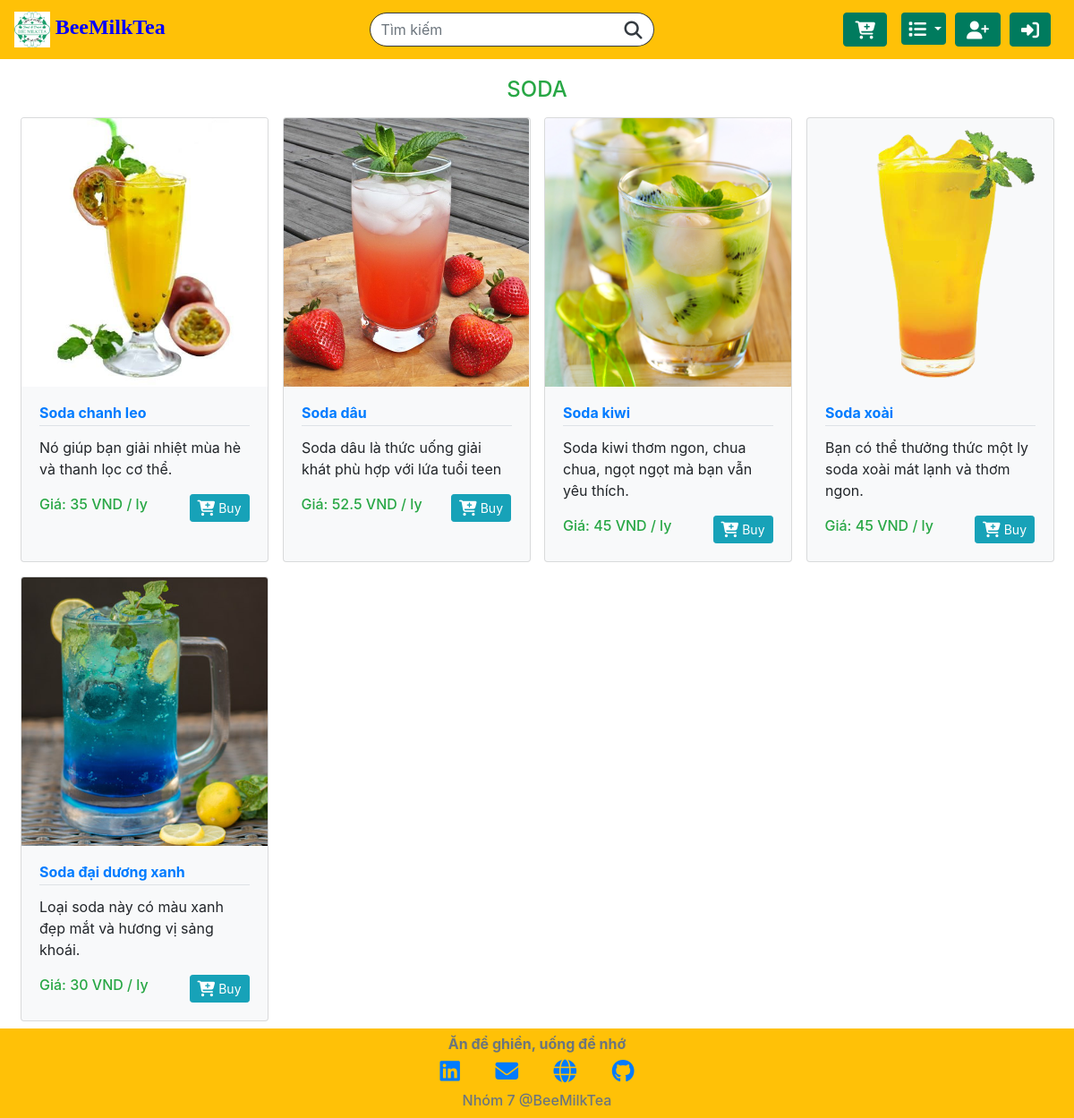
/category/SODA, run on an earlier commit of the app's database.
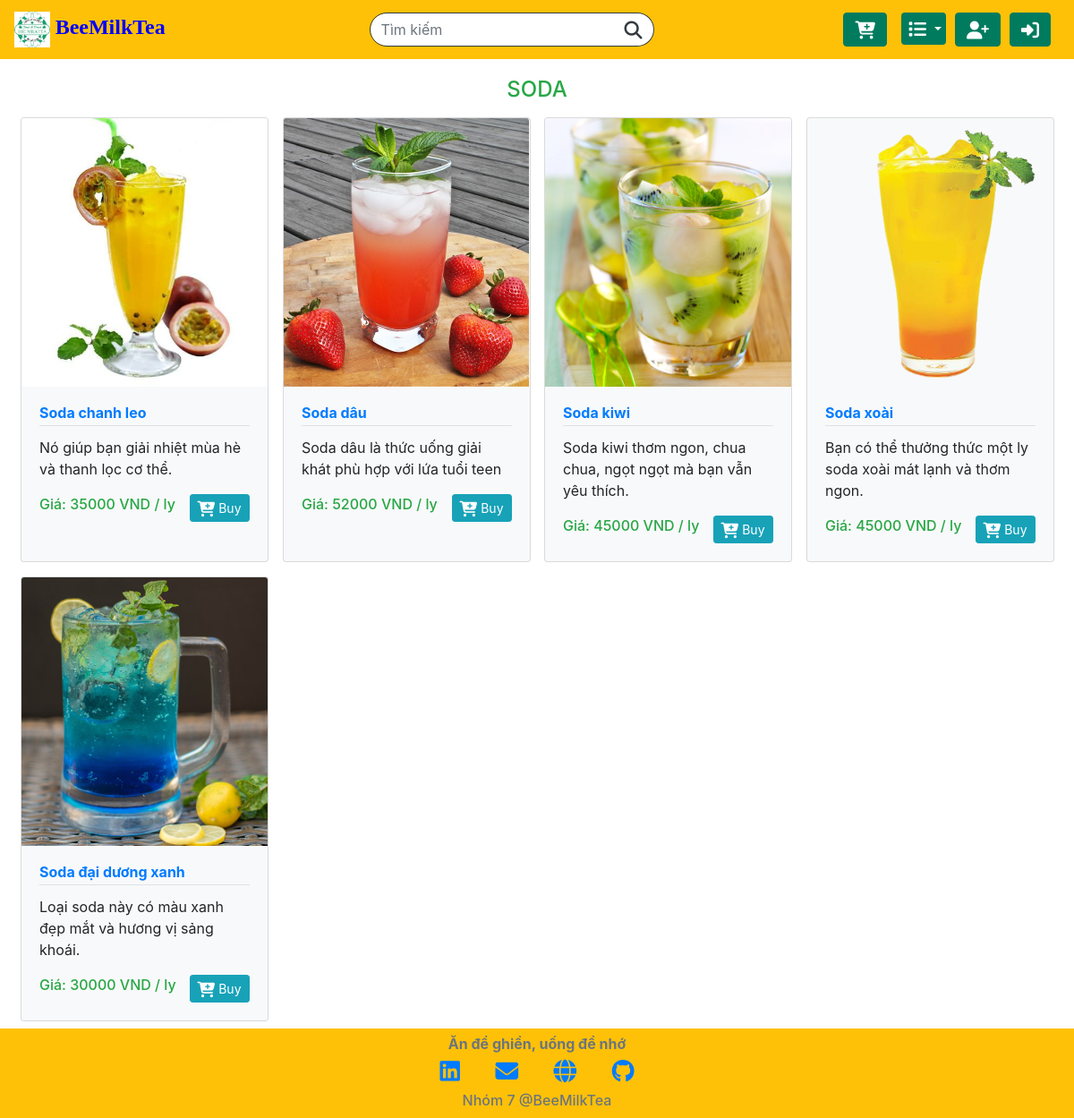
And on a later commit of the database.
### orders/models.py (models this page shows, shortened)
class Product(models.Model):
    name = models.CharField(max_length=64)
    category = models.CharField(max_length=32, choices=CATEGORIES, default='TRÀ SỮA')
    price = models.IntegerField(default=50000)
    unit = models.CharField(max_length=10, default='1 ly')
    availability = models.CharField(max_length=32, choices=AVAILABILITIES, default='có sẵn')
    quantity = models.IntegerField()
    description_short = models.CharField(max_length=64, default='có sẵn')
    description_long = models.TextField(default='có sẵn')
    image = models.ImageField(verbose_name="Product Image", upload_to="orders/static/orders/images/", default=None, blank=True)
    image_filename = models.CharField(max_length=256, default="image.jpg")

### orders/views.py (the view)
# urls.py: path("category/<str:category>", views.category_view, name="category"),
def category_view(request, category):
    data = Product.objects.filter(category=category)
    items = get_product_by_category(data, category)
    return render(request, "orders/index.html", {"data": {category: items}})

### orders/views.py (called while the page is built)
def image_filename(image):
    path = image.url
    head, tail = ntpath.split(path)
    return tail

def get_product_by_category(data, category):
    list_items = []
    items = data.filter(category=category)
    for item in items:
        item.image_filename = image_filename(item.image)
        list_items.append(item)
    return list_items

### orders/templates/orders/index.html (shortened to what this page needs)
{% extends "orders/base.html" %}
{% block script %}
{% load static %}
{% endblock %}
{% block main %}
<div class="container-md p-0 mt-2">
  <div class="row equal">
    {% for category, items in data.items %}
    <div class="col-12 mt-3 text-center" data-aos="fade-right">
      <h4  class="text-center text-success">{{ category }}</h4>
    </div>
      {% for item in items %}
      <div class="col-lg-3 col-md-4 col-sm-6 m-0 d-flex p-2 card-containerd" data-aos="zoom-in" data-aos-duration="1000">
        <div class="card bg-light w-100">
          <div class="card-image w-100">
            <a class="card-link" href="item/{{ item.id }}"></a>
            {% with "orders/images/"|add:item.image_filename as path %}
            {% load static %}
            <img class="card-img-top" src="{% static path %}" alt="product_image">
            {% endwith %}
          </div>
          <div class="card-body">
            <h6 class="card-title border-bottom pb-1 item-name btn-link"><b>{{ item.name }}</b></h6>
            <p class="card-text">{{ item.description_short }}</p>
            <div class="card-footer p-0 m-0 border-0 ">
              <div class="d-flex align-items-center bg-light text-success">
                <div class="flex-grow-1">
                  <h6>Giá: {{ item.price }} VND / {{ item.unit }}</h6>
                </div>
                <div class="">
                  <a href="#" class="btn btn-sm btn-info float-right"> Buy</a>
                </div>
              </div>
            </div>
          </div>
        </div>
      </div>
      {% endfor %}
    {% endfor %}
  </div>
</div>
{% endblock %}

What changed in the data, as far as the page shows it:
changed Product "SODA": price "35" → "35000"
changed Product "Soda dâu": price "52.5" → "52000"
changed Product "Soda kiwi": price "45" → "45000"
changed Product "Soda xoài": price "45" → "45000"
changed Product "Soda đại dương xanh": price "30" → "30000"
